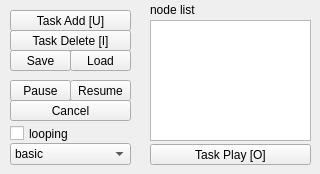
            <widget class="QWidget" name="tab_3">
             <attribute name="title">
              <string>Task</string>
             </attribute>
             <widget class="QPushButton" name="bt_TaskDel">
              <property name="geometry">
               <rect>
                <x>10</x>
                <y>30</y>
                <width>121</width>
                <height>21</height>
               </rect>
              </property>
              <property name="text">
               <string>Task Delete [I]</string>
              </property>
             </widget>
             <widget class="QPushButton" name="bt_TaskPause">
              <property name="geometry">
               <rect>
                <x>10</x>
                <y>80</y>
                <width>61</width>
                <height>21</height>
               </rect>
              </property>
              <property name="text">
               <string>Pause</string>
              </property>
             </widget>
             <widget class="QCheckBox" name="ckb_Looping">
              <property name="geometry">
               <rect>
                <x>10</x>
                <y>122</y>
                <width>71</width>
                <height>23</height>
               </rect>
              </property>
              <property name="text">
               <string>looping</string>
              </property>
             </widget>
             <widget class="QPushButton" name="bt_TaskPlay">
              <property name="geometry">
               <rect>
                <x>150</x>
                <y>144</y>
                <width>161</width>
                <height>21</height>
               </rect>
              </property>
              <property name="text">
               <string>Task Play [O]</string>
              </property>
             </widget>
             <widget class="QPushButton" name="bt_TaskAdd">
              <property name="geometry">
               <rect>
                <x>10</x>
                <y>10</y>
                <width>121</width>
                <height>21</height>
               </rect>
              </property>
              <property name="text">
               <string>Task Add [U]</string>
              </property>
             </widget>
             <widget class="QPushButton" name="bt_TaskCancel">
              <property name="geometry">
               <rect>
                <x>10</x>
                <y>100</y>
                <width>121</width>
                <height>21</height>
               </rect>
              </property>
              <property name="font">
               <font>
                <pointsize>9</pointsize>
               </font>
              </property>
              <property name="styleSheet">
               <string notr="true"/>
              </property>
              <property name="text">
               <string>Cancel</string>
              </property>
             </widget>
             <widget class="QPushButton" name="bt_TaskLoad">
              <property name="geometry">
               <rect>
                <x>70</x>
                <y>50</y>
                <width>61</width>
                <height>21</height>
               </rect>
              </property>
              <property name="text">
               <string>Load</string>
              </property>
             </widget>
             <widget class="QPushButton" name="bt_TaskResume">
              <property name="geometry">
               <rect>
                <x>70</x>
                <y>80</y>
                <width>61</width>
                <height>21</height>
               </rect>
              </property>
              <property name="text">
               <string>Resume</string>
              </property>
             </widget>
             <widget class="QPushButton" name="bt_TaskSave">
              <property name="geometry">
               <rect>
                <x>10</x>
                <y>50</y>
                <width>61</width>
                <height>21</height>
               </rect>
              </property>
              <property name="text">
               <string>Save</string>
              </property>
             </widget>
             <widget class="QListWidget" name="lw_TaskList">
              <property name="geometry">
               <rect>
                <x>150</x>
                <y>20</y>
                <width>161</width>
                <height>121</height>
               </rect>
              </property>
             </widget>
             <widget class="QLabel" name="label_7">
              <property name="geometry">
               <rect>
                <x>150</x>
                <y>0</y>
                <width>141</width>
                <height>20</height>
               </rect>
              </property>
              <property name="text">
               <string>node list</string>
              </property>
             </widget>
             <widget class="QComboBox" name="cb_TaskDrivingMode">
              <property name="geometry">
               <rect>
                <x>10</x>
                <y>143</y>
                <width>121</width>
                <height>22</height>
               </rect>
              </property>
              <item>
               <property name="text">
                <string>basic</string>
               </property>
              </item>
              <item>
               <property name="text">
                <string>holonomic</string>
               </property>
              </item>
              <item>
               <property name="text">
                <string>tng</string>
               </property>
              </item>
             </widget>
            </widget>
